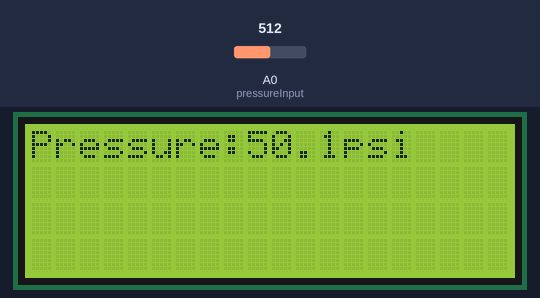
Bench run of a sketch on a simulated Arduino Uno, built with avr-gcc and run on an emulated ATmega328P. Shown: 20×4 character LCD. The inputs (shaded band) are chosen by the test bench; at power-on: A0 (pressureInput) = 512. What the sketch prints to the serial monitor is not drawn.

Above: at 1.2 s.
1.3 s: A0 (pressureInput) set to 716
At 1.8 s:
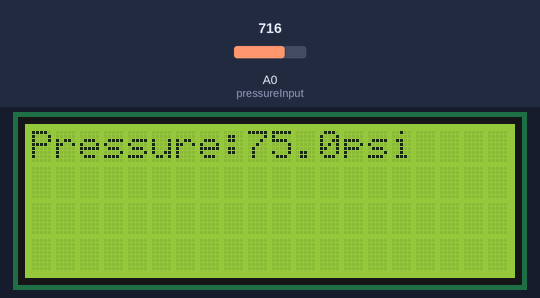
2.9 s: A0 (pressureInput) set to 900
At 3.5 s:
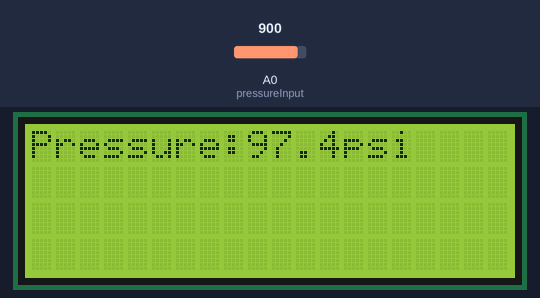
4.5 s: A0 (pressureInput) set to 931
At 5.3 s:
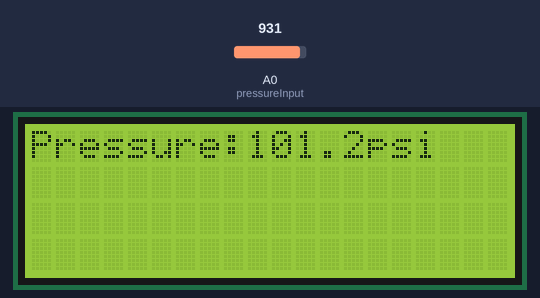
Timing chart, 0 to 7.5 s (numbered marks = the images above; inputs shaded):
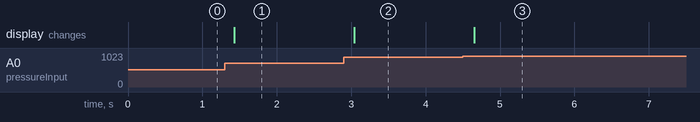

Measured:
- after the input at 1.3 s, the display: changes after 0.13 s (image 1)
- after the input at 2.9 s, the display: changes after 0.14 s (image 2)
- after the input at 4.5 s, the display: changes after 0.16 s (image 3)

The sketch:

pressure_transducer.ino
```cpp
/*
 *  Take a standard 3-wire pressure transducer
 *  and read the analog signal, then convert the signal to a readable output and
 *  display it onto an LCD screen.
 */

#include "Wire.h" //allows communication over i2c devices
#include "LiquidCrystal_I2C.h" //allows interfacing with LCD screens

const int pressureInput = A0; //select the analog input pin for the pressure transducer
const int pressureZero = 102.4; //analog reading of pressure transducer at 0psi
const int pressureMax = 921.6; //analog reading of pressure transducer at 100psi
const int pressuretransducermaxPSI = 100; //psi value of transducer being used
const int baudRate = 9600; //constant integer to set the baud rate for serial monitor
const int sensorreadDelay = 250; //constant integer to set the sensor read delay in milliseconds

float pressureValue = 0; //variable to store the value coming from the pressure transducer

LiquidCrystal_I2C lcd(0x3f, 20, 4); //sets the LCD I2C communication address; format(address, columns, rows)

void setup() //setup routine, runs once when system turned on or reset
{
  Serial.begin(baudRate); //initializes serial communication at set baud rate bits per second
  lcd.begin(); //initializes the LCD screen
}

void loop() //loop routine runs over and over again forever
{
  pressureValue = analogRead(pressureInput); //reads value from input pin and assigns to variable
  pressureValue = ((pressureValue-pressureZero)*pressuretransducermaxPSI)/(pressureMax-pressureZero); //conversion equation to convert analog reading to psi
  Serial.print(pressureValue, 1); //prints value from previous line to serial
  Serial.println("psi"); //prints label to serial
  lcd.setCursor(0,0); //sets cursor to column 0, row 0
  lcd.print("Pressure:"); //prints label
  lcd.print(pressureValue, 1); //prints pressure value to lcd screen, 1 digit on float
  lcd.print("psi"); //prints label after value
  lcd.print("   "); //to clear the display after large values or negatives
  delay(sensorreadDelay); //delay in milliseconds between read values
}
```
